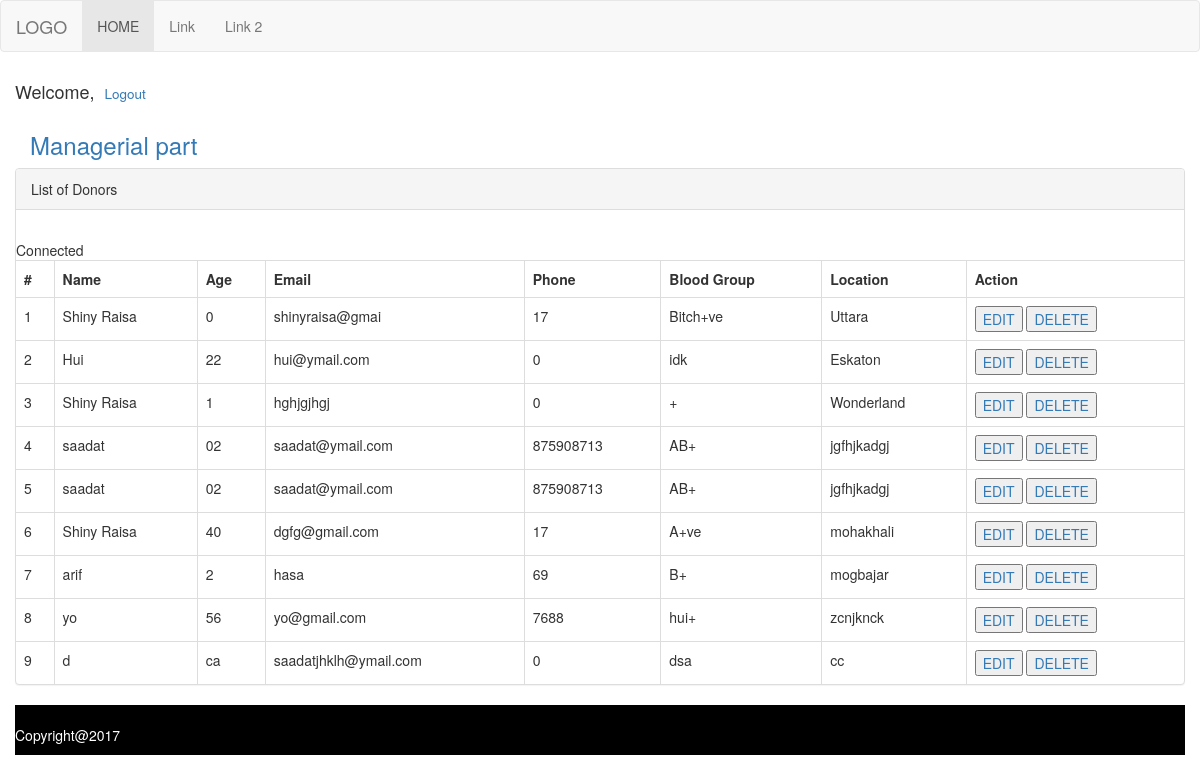
The app's page /370web (signed in) with its own data.
### tables this page shows
CREATE TABLE `donors` (
  `name` varchar(34) NOT NULL,
  `email` varchar(34) NOT NULL,
  `phone` int(15) NOT NULL,
  `address` varchar(65) NOT NULL,
  `age` varchar(3) NOT NULL,
  `gender` varchar(10) NOT NULL,
  `blood` varchar(10) NOT NULL
);

### 370web/list.php (called while the page is built, shortened)
<?php
include_once 'db.php';
$data = null;
$query = "SELECT * FROM donors";
$result = $link->query($query);
$num_result = $result->num_rows;
if ($num_result > 0) {
    while ($rows = $result->fetch_assoc()) {
        $data[] = $rows;
    }
}
?>

### 370web/index.php (the view, shortened to what this page needs)
<?php
require_once 'header.php';
?>
<h3><a href="add.php">Managerial part</a></h3>
<div class="row">
    <div class="panel panel-default">
        <div class="panel-heading">List of Donors</div>
        <div class="panel-body">
        </div>
        <?php
        require_once 'list.php';
        ?>
        <table class="table table-bordered">
            <tr>
                <th>#</th>
                <th>Name</th>
                <th>Age</th>
                <th>Email</th>
                <th>Phone</th>
                <th>Blood Group </th>
                <th>Location</th>
                <th>Action</th>
            </tr>
            <?php
            $counter_list = 1;
            foreach ($data as $value):
                ?>
                <tr>
                    <td><?php echo $counter_list; ?></td>
                    <td><?php echo $value['name']; ?></td>
                    <td><?php echo $value['age']; ?></td>
                    <td><?php echo $value['email']; ?></td>
                    <td><?php echo $value['phone']; ?></td>
                    <td><?php echo $value['blood']; ?></td>
                    <td><?php echo $value['address']; ?></td>
                    <td>
                        <a href="edit.php\?id=<?php echo $value['id']; ?>"> <input type="button" value="EDIT" />   </a>
                        <a href="delete.php\?id=<?php echo $value['id']; ?>">
                            <input type="button" value="DELETE" />
                        </a>
                    </td>
                </tr>
                <?php
                $counter_list++;
            endforeach;
            ?>
        </table>
    </div>
</div>
<?php require_once 'footer.php'; ?>

### 370web/header.php (shortened to what this page needs)
<!DOCTYPE html>
<html>
    <head>
        <link rel="stylesheet" type="text/css" href="bootstrap/css/bootstrap.css">
    </head>
    <body>
        <nav class="navbar navbar-default">
            <div class="container-fluid">
                <div class="navbar-header">
                    <a class="navbar-brand" href="#">LOGO</a>
                </div>
                <div class="collapse navbar-collapse" id="bs-example-navbar-collapse-1">
                    <ul class="nav navbar-nav">
                        <li class="active"><a href="http://localhost/370web/">HOME <span class="sr-only">(current)</span></a></li>
                        <li><a href="#">Link</a></li>
                        <li><a href="link2.php">Link 2</a></li>
                    </ul>
                </div>
            </div>
        </nav>
        <div class="container">
            <div class="row">
                <h4>Welcome, <?=$_SESSION['name'];?>&nbsp;<small><a  href="http://localhost/370web/logout.php">Logout</a></small></h4>
            </div>

### 370web/db.php
<?php
$link = mysqli_connect("localhost", "root", "", "cse370");
if (!$link) {
    echo "Error: Unable to connect to MySQL." . PHP_EOL;
    echo "Debugging errno: " . mysqli_connect_errno() . PHP_EOL;
    echo "Debugging error: " . mysqli_connect_error() . PHP_EOL;
    exit;
} else {
    echo "Connected" . PHP_EOL;
}

### 370web/footer.php
<div  class="row" style="background-color:black; color:white; padding-top: 20px;">
    <p>Copyright@2017</p>
</div>
</div>
</body>
</html>

### records on screen
donors: name "Shiny Raisa", age "0", email "shinyraisa@gmai", phone "17", blood "Bitch+ve", address "Uttara"
donors: name "Hui", age "22", email "hui@ymail.com", phone "0", blood "idk", address "Eskaton"
donors: name "Shiny Raisa", age "1", email "hghjgjhgj", phone "0", blood "+", address "Wonderland"
donors: name "saadat", age "02", email "saadat@ymail.com", phone "875908713", blood "AB+", address "jgfhjkadgj"
donors: name "saadat", age "02", email "saadat@ymail.com", phone "875908713", blood "AB+", address "jgfhjkadgj"
donors: name "Shiny Raisa", age "40", email "dgfg@gmail.com", phone "17", blood "A+ve", address "mohakhali"
donors: name "arif", age "2", email "hasa", phone "69", blood "B+", address "mogbajar"
donors: name "yo", age "56", email "yo@gmail.com", phone "7688", blood "hui+", address "zcnjknck"
donors: name "d", age "ca", email "saadatjhklh@ymail.com", phone "0", blood "dsa", address "cc"
